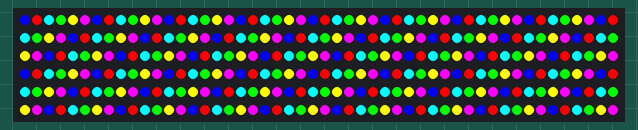
This sketch was run on a simulated Arduino Uno, built with avr-gcc and run on an emulated ATmega328P. Parts: 300 RGB LEDs in strip order, left to right, continuing on the next row.

Above: at 0.1 s.
At 16.0 s:
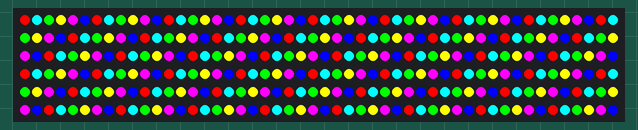
At 47.7 s:
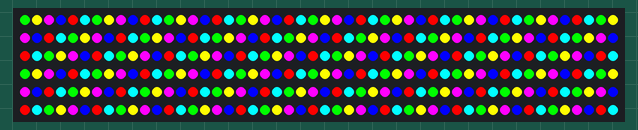
At 63.6 s:
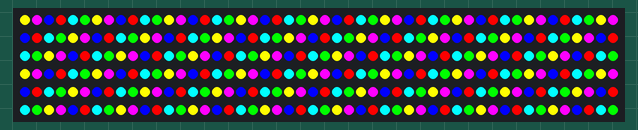
At 79.5 s:
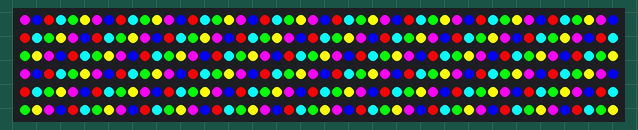
At 127.2 s:
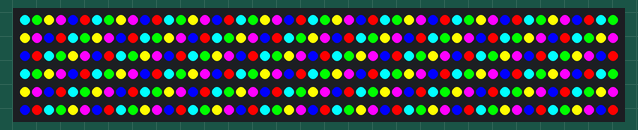

The sketch:

traditional.ino
```cpp
#include <FastLED.h>
#define PIN 6
#define NUM_LEDS 300
CRGB leds[NUM_LEDS];

void setup() {
  // put your setup code here, to run once:
 FastLED.addLeds<WS2811, PIN, RGB>(leds, NUM_LEDS).setCorrection( TypicalLEDStrip );
  setAll(0,0,0);
}

// don't change below here

void showStrip() {
 #ifdef ADAFRUIT_NEOPIXEL_H
   // NeoPixel
   strip.show();
 #endif
 #ifndef ADAFRUIT_NEOPIXEL_H
   // FastLED
   FastLED.show();
 #endif
}

void setPixel(int Pixel, byte red, byte green, byte blue) {
 #ifdef ADAFRUIT_NEOPIXEL_H
   // NeoPixel
   strip.setPixelColor(Pixel, strip.Color(red, green, blue));
 #endif
 #ifndef ADAFRUIT_NEOPIXEL_H
   // FastLED
   leds[Pixel].r = red;
   leds[Pixel].g = green;
   leds[Pixel].b = blue;
 #endif
}

void setAll(byte red, byte green, byte blue) {
  for(int i = 0; i < NUM_LEDS; i++ ) {
    setPixel(i, red, green, blue);
  }
  showStrip();
}

void loop() {
  for(int offset = 0; offset <= 5; offset++){
    for(int i = 0; i < NUM_LEDS; i++ ) {
      switch( (i + offset) % 6) {
        case 0: // blue
          setPixel(i, 0, 0, 255);
          break;
        case 1: // red
          setPixel(i, 255, 0, 0);
          break;
        case 2: //cyan
          setPixel(i, 0, 255, 255);
          break;
        case 3: // green
          setPixel(i, 0, 255, 0);
          break;
        case 4: // yellow
          setPixel(i, 255, 255, 0);
          break;
        case 5: // magenta
          setPixel(i, 255, 0, 255);
          break;
      }
    }
    showStrip();
    delay(15000);
    // fade to next
    int colorOffset;
    for (int c = 0 ; c <= 51; c ++){
      colorOffset = c * 5;
      for(int k = 0; k < NUM_LEDS; k++ ) {
        switch( (k + offset) % 6) {
          case 0: // blue to red
            setPixel(k, colorOffset, 0, 255 - colorOffset);
            break;
          case 1: // red to cyan
            setPixel(k, 255 - colorOffset, colorOffset, colorOffset);
            break;
          case 2: // cyan to green
            setPixel(k, 0, 255, 255 - colorOffset);
            break;
          case 3: // green to yellow
            setPixel(k, colorOffset, 255,0);
            break;
          case 4: // yellow to magenta
            setPixel(k, 255, 255 - colorOffset, colorOffset);
            break;
          case 5: // magenta to blue
            setPixel(k, 255- colorOffset, 0, 255);
            break;
        }
      }
      showStrip();
    }
    // end fade
  }
}
```

Measured:
- what the display in image 1 shows lasts 15.9 s, from 15.9 s to 31.8 s
